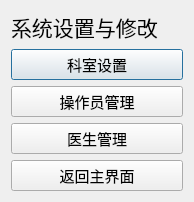
<?xml version="1.0" encoding="UTF-8"?>
<ui version="4.0">
 <class>Dialog</class>
 <widget class="QDialog" name="Dialog">
  <property name="geometry">
   <rect>
    <x>0</x>
    <y>0</y>
    <width>194</width>
    <height>196</height>
   </rect>
  </property>
  <property name="acceptDrops">
   <bool>true</bool>
  </property>
  <property name="windowTitle">
   <string>系统设置与修改</string>
  </property>
  <property name="styleSheet">
   <string notr="true">background-image: url(:/back.jpg);</string>
  </property>
  <layout class="QGridLayout" name="gridLayout">
   <item row="1" column="0" alignment="Qt::AlignLeft|Qt::AlignTop">
    <widget class="QLabel" name="label">
     <property name="font">
      <font>
       <family>微软雅黑</family>
       <pointsize>16</pointsize>
      </font>
     </property>
     <property name="text">
      <string>系统设置与修改</string>
     </property>
    </widget>
   </item>
   <item row="2" column="0">
    <widget class="QPushButton" name="setDepart">
     <property name="font">
      <font>
       <family>微软雅黑</family>
       <pointsize>11</pointsize>
      </font>
     </property>
     <property name="text">
      <string>科室设置</string>
     </property>
    </widget>
   </item>
   <item row="4" column="0">
    <widget class="QPushButton" name="setOpeartor">
     <property name="font">
      <font>
       <family>微软雅黑</family>
       <pointsize>11</pointsize>
      </font>
     </property>
     <property name="text">
      <string>操作员管理</string>
     </property>
    </widget>
   </item>
   <item row="5" column="0">
    <widget class="QPushButton" name="setDoctor">
     <property name="font">
      <font>
       <family>微软雅黑</family>
       <pointsize>11</pointsize>
      </font>
     </property>
     <property name="text">
      <string>医生管理</string>
     </property>
    </widget>
   </item>
   <item row="6" column="0">
    <widget class="QPushButton" name="returnHome">
     <property name="font">
      <font>
       <family>微软雅黑</family>
       <pointsize>11</pointsize>
      </font>
     </property>
     <property name="text">
      <string>返回主界面</string>
     </property>
    </widget>
   </item>
  </layout>
 </widget>
 <resources>
  <include location="background_image.qrc"/>
 </resources>
 <connections/>
</ui>
